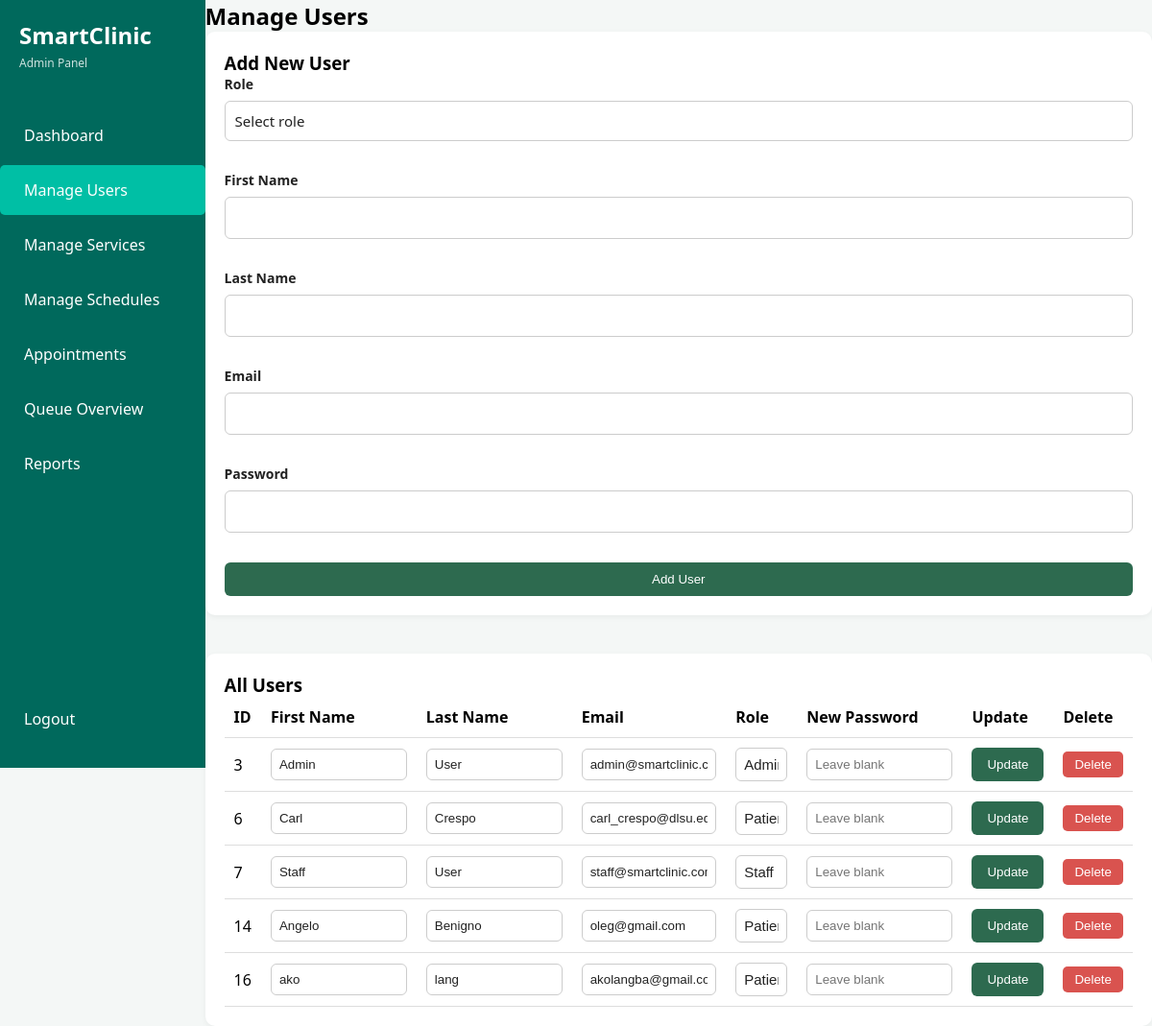
Page /admin/manage_users.php (signed in) on the earlier database version.
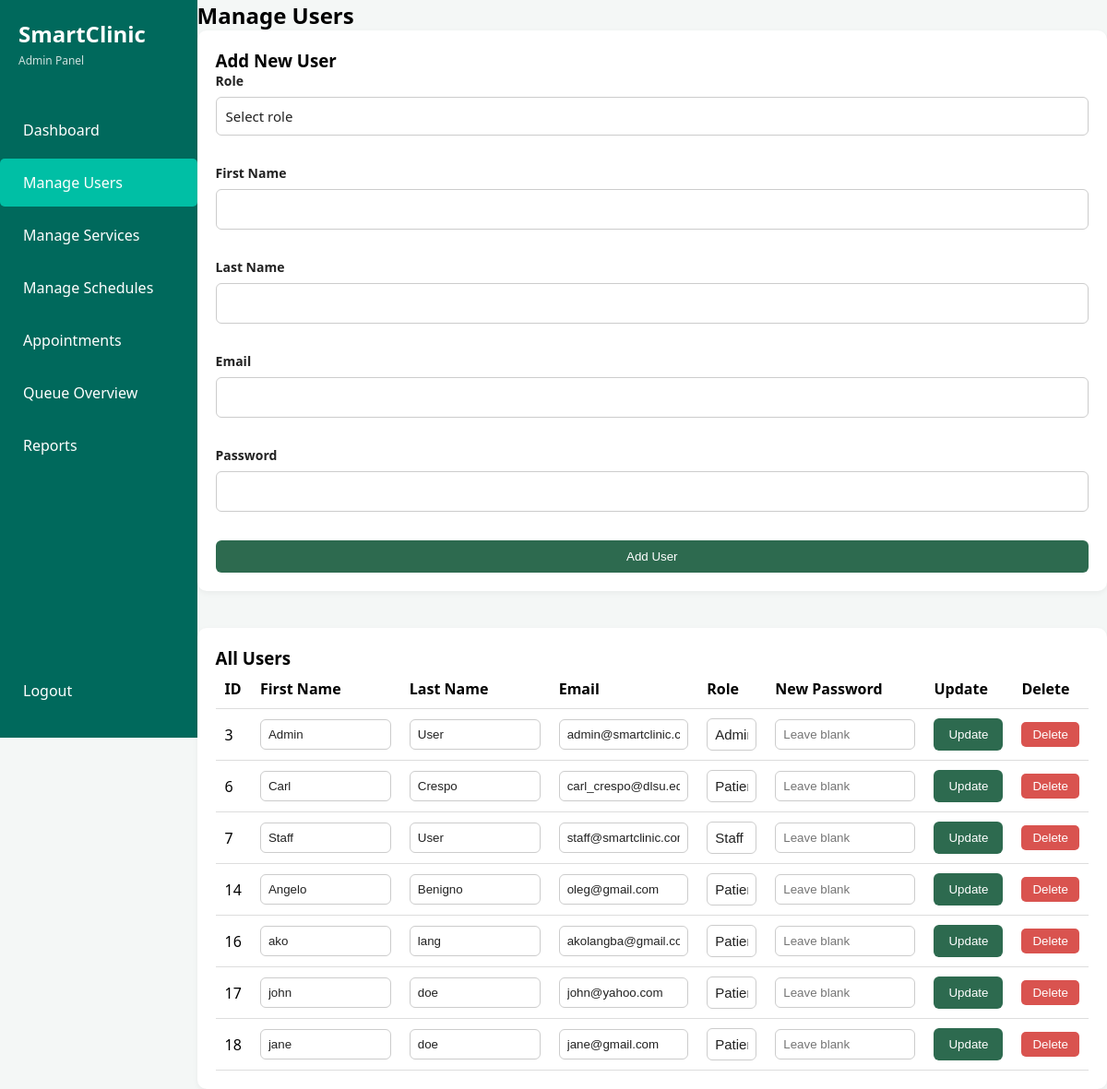
Same page on the later database version.
### tables this page shows
CREATE TABLE `users` (
  `user_id` int(11) UNSIGNED NOT NULL COMMENT 'PK for users',
  `role_id` int(11) UNSIGNED NOT NULL COMMENT 'FK for users',
  `first_name` varchar(100) NOT NULL COMMENT 'User first name',
  `last_name` varchar(100) NOT NULL COMMENT 'User last name',
  `email` varchar(100) NOT NULL COMMENT 'Unique email address',
  `password` varchar(255) NOT NULL COMMENT 'User password',
  `contact_number` varchar(20) DEFAULT NULL COMMENT 'User contact number',
  `address` text DEFAULT NULL COMMENT 'User address',
  `created_at` timestamp NOT NULL DEFAULT current_timestamp() COMMENT 'Account creation date'
);

### admin/manage_users.php (the view, shortened to what the changed rows need)
<?php
require_once '../config/database.php';
$users = $conn->query("
    SELECT users.*, roles.role_name
    FROM users
    JOIN roles ON users.role_id = roles.role_id
    ORDER BY users.user_id ASC
");
?>
<!DOCTYPE html>
<html lang="en">
<head>
    <link rel="stylesheet" href="../assets/css/styles.css">
</head>
<body class="dashboard-page admin-page">
<div class="app-container">
    <aside class="sidebar">
        <div class="logo">
            <h1>SmartClinic</h1>
        </div>
    </aside>
    <main class="main-content">
        <h2>Manage Users</h2>
        <div class="content-card">
            <table class="styled-table">
                <thead>
                    <tr>
                        <th>ID</th>
                        <th>First Name</th>
                        <th>Last Name</th>
                        <th>Email</th>
                        <th>Role</th>
                        <th>New Password</th>
                        <th>Update</th>
                        <th>Delete</th>
                    </tr>
                </thead>
                <tbody>
                    <?php while ($row = $users->fetch_assoc()): ?>
                        <tr>
                            <form method="POST">
                                <td>
                                    <?= $row['user_id'] ?>
                                </td>
                                <td>
                                    <input type="text" name="first_name" value="<?= htmlspecialchars($row['first_name']) ?>" required>
                                </td>
                                <td>
                                    <input type="text" name="last_name" value="<?= htmlspecialchars($row['last_name']) ?>" required>
                                </td>
                                <td>
                                    <input type="email" name="email" value="<?= htmlspecialchars($row['email']) ?>" required>
                                </td>
                                <td>
                                    <select name="role_id" required>
                                        <option value="1" <?= $row['role_id'] == 1 ? 'selected' : '' ?>>Admin</option>
                                        <option value="2" <?= $row['role_id'] == 2 ? 'selected' : '' ?>>Staff</option>
                                        <option value="3" <?= $row['role_id'] == 3 ? 'selected' : '' ?>>Patient</option>
                                    </select>
                                </td>
                                <td>
                                    <input type="password" name="password" placeholder="Leave blank">
                                </td>
                                <td>
                                    <button type="submit" name="update_user" class="btn-primary">Update</button>
                                </td>
                                <td>
                                    <button type="submit" name="delete_user" class="btn-danger" onclick="return confirm('Delete this user?');">Delete</button>
                                </td>
                            </form>
                        </tr>
                    <?php endwhile; ?>
                </tbody>
            </table>
        </div>
    </main>
</div>
</body>
</html>

Differences in the rows shown:
added users: user_id "17", first_name "john", last_name "doe", email "john@yahoo.com", role_id "Patient"
added users: user_id "18", first_name "jane", last_name "doe", email "jane@gmail.com", role_id "Patient"
